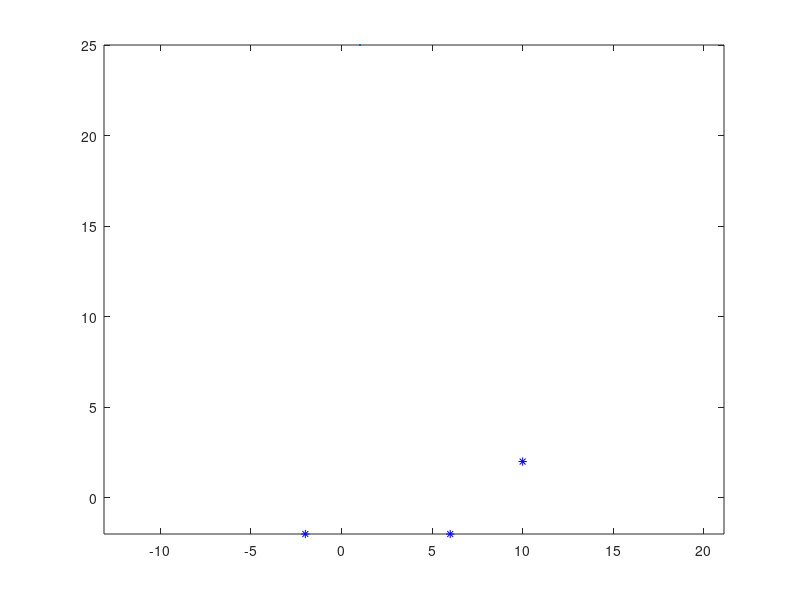

Reproduce this figure in MATLAB. (Note: this script raises an error after producing the figure.)
%write the points
px=[-2,6,10];
py=[-2,-2,2];
vx=[6];
vy=[-4];
plot(px,py,'b*',MarkerSize=25);
axis equal; hold on;
%parameter values
t1=0; t2=1; t3=1.5;
%assign variables
syms a3 a2 a1 a0 b3 b2 b1 b0 t
%write 3rd degree polynomial equations x(t) & y(t)
x(t)=a3*t^3+a2*t^2+a1*t+a0;
y(t)=b3*t^3+b2*t^2+b1*t+b0;
%for vector v taking diff
dx=diff(x,t);
dy=diff(y,t);

%for eqaution x(t)
ex=[x(t1)==px(1)
    x(t2)==px(2)
    x(t3)==px(3)
    dx(t1)==vx(1)];
s=solve(ex,[a3 a2 a1 a0]);
hx=subs(x,[a3 a2 a1 a0],[s.a3 s.a2 s.a1 s.a0]);
%for eqaution y(t)
ey=[y(t1)==py(1)
    y(t2)==py(2)
    y(t3)==py(3)
    dy(t1)==vy(1)];
s=solve(ey,[b3 b2 b1 b0]);
hy=subs(y,[b3 b2 b1 b0],[s.b3 s.b2 s.b1 s.b0]);
%draw the arc
fplot(hx,hy,[t1 t3])
hold on;
%draw the vector
quiver(px(1),py(1),vx(1),vy(1),'k')
